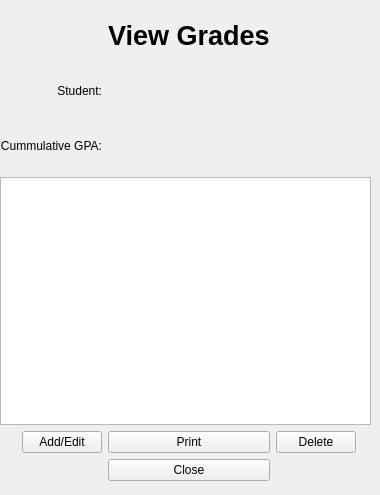
<?xml version="1.0" encoding="UTF-8"?>
<ui version="4.0">
 <class>ResultsWindow</class>
 <widget class="QWidget" name="ResultsWindow">
  <property name="geometry">
   <rect>
    <x>0</x>
    <y>0</y>
    <width>380</width>
    <height>495</height>
   </rect>
  </property>
  <property name="windowTitle">
   <string>Form</string>
  </property>
  <widget class="QWidget" name="gridLayoutWidget">
   <property name="geometry">
    <rect>
     <x>0</x>
     <y>10</y>
     <width>371</width>
     <height>481</height>
    </rect>
   </property>
   <layout class="QGridLayout" name="gridLayout">
    <item row="8" column="2">
     <widget class="QPushButton" name="printButton">
      <property name="text">
       <string>Print</string>
      </property>
     </widget>
    </item>
    <item row="8" column="4">
     <spacer name="horizontalSpacer_4">
      <property name="orientation">
       <enum>Qt::Orientation::Horizontal</enum>
      </property>
      <property name="sizeHint" stdset="0">
       <size>
        <width>40</width>
        <height>20</height>
       </size>
      </property>
     </spacer>
    </item>
    <item row="8" column="3">
     <widget class="QPushButton" name="deleteButton">
      <property name="text">
       <string>Delete</string>
      </property>
     </widget>
    </item>
    <item row="2" column="2">
     <widget class="QLabel" name="cumGpa">
      <property name="text">
       <string/>
      </property>
      <property name="alignment">
       <set>Qt::AlignmentFlag::AlignCenter</set>
      </property>
     </widget>
    </item>
    <item row="8" column="1">
     <widget class="QPushButton" name="addEditButton">
      <property name="text">
       <string>Add/Edit</string>
      </property>
     </widget>
    </item>
    <item row="0" column="0" colspan="2">
     <spacer name="horizontalSpacer">
      <property name="orientation">
       <enum>Qt::Orientation::Horizontal</enum>
      </property>
      <property name="sizeHint" stdset="0">
       <size>
        <width>40</width>
        <height>20</height>
       </size>
      </property>
     </spacer>
    </item>
    <item row="0" column="2">
     <widget class="QLabel" name="label">
      <property name="font">
       <font>
        <pointsize>20</pointsize>
        <bold>true</bold>
       </font>
      </property>
      <property name="text">
       <string>View Grades</string>
      </property>
     </widget>
    </item>
    <item row="1" column="1">
     <widget class="QLabel" name="label_2">
      <property name="text">
       <string>Student:</string>
      </property>
      <property name="alignment">
       <set>Qt::AlignmentFlag::AlignRight|Qt::AlignmentFlag::AlignTrailing|Qt::AlignmentFlag::AlignVCenter</set>
      </property>
     </widget>
    </item>
    <item row="2" column="0" colspan="2">
     <widget class="QLabel" name="label_4">
      <property name="text">
       <string>Cummulative GPA:</string>
      </property>
      <property name="alignment">
       <set>Qt::AlignmentFlag::AlignRight|Qt::AlignmentFlag::AlignTrailing|Qt::AlignmentFlag::AlignVCenter</set>
      </property>
     </widget>
    </item>
    <item row="0" column="3" rowspan="2" colspan="2">
     <spacer name="horizontalSpacer_2">
      <property name="orientation">
       <enum>Qt::Orientation::Horizontal</enum>
      </property>
      <property name="sizeHint" stdset="0">
       <size>
        <width>40</width>
        <height>20</height>
       </size>
      </property>
     </spacer>
    </item>
    <item row="10" column="2">
     <spacer name="verticalSpacer">
      <property name="orientation">
       <enum>Qt::Orientation::Vertical</enum>
      </property>
      <property name="sizeType">
       <enum>QSizePolicy::Policy::Fixed</enum>
      </property>
      <property name="sizeHint" stdset="0">
       <size>
        <width>20</width>
        <height>10</height>
       </size>
      </property>
     </spacer>
    </item>
    <item row="1" column="2">
     <widget class="QLabel" name="displayName">
      <property name="text">
       <string/>
      </property>
      <property name="alignment">
       <set>Qt::AlignmentFlag::AlignCenter</set>
      </property>
     </widget>
    </item>
    <item row="8" column="0">
     <spacer name="horizontalSpacer_3">
      <property name="orientation">
       <enum>Qt::Orientation::Horizontal</enum>
      </property>
      <property name="sizeHint" stdset="0">
       <size>
        <width>40</width>
        <height>20</height>
       </size>
      </property>
     </spacer>
    </item>
    <item row="9" column="2">
     <widget class="QPushButton" name="closeButton">
      <property name="text">
       <string>Close</string>
      </property>
     </widget>
    </item>
    <item row="3" column="0" rowspan="5" colspan="5">
     <widget class="QTableView" name="gradeTable"/>
    </item>
   </layout>
  </widget>
 </widget>
 <resources/>
 <connections/>
</ui>
